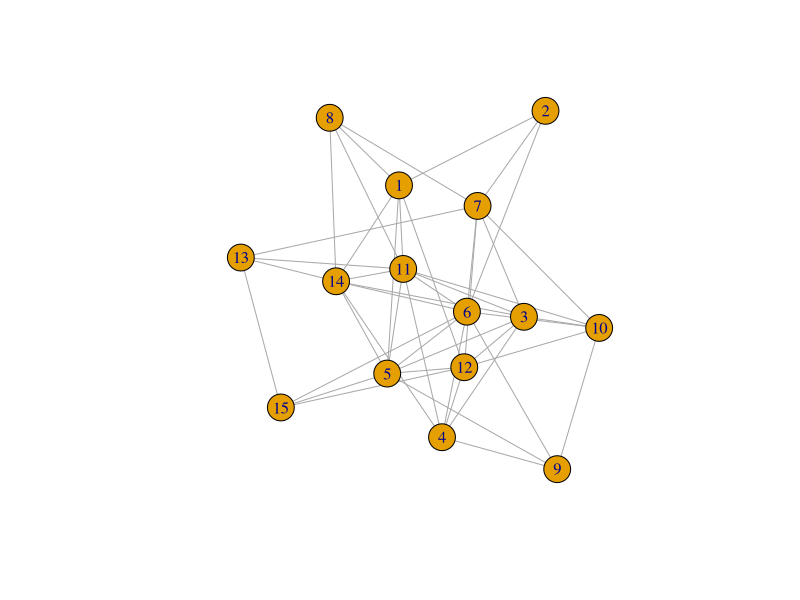
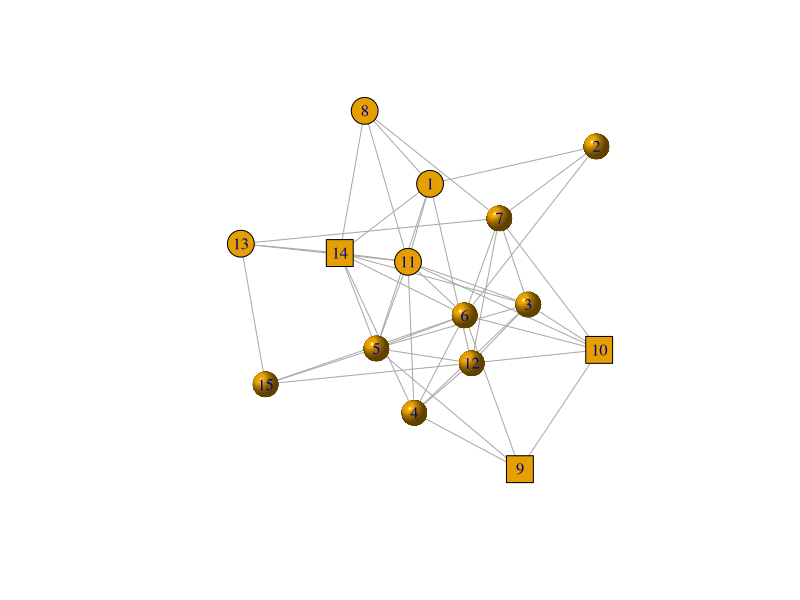
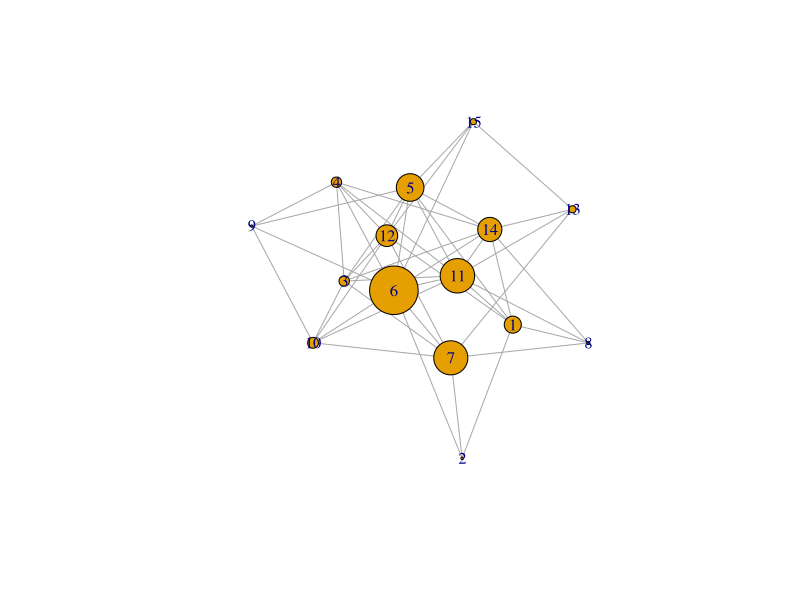
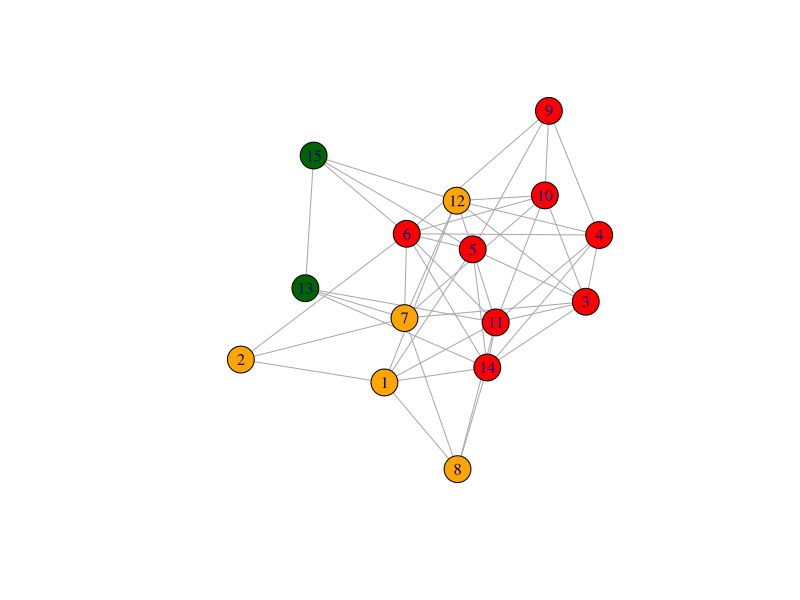
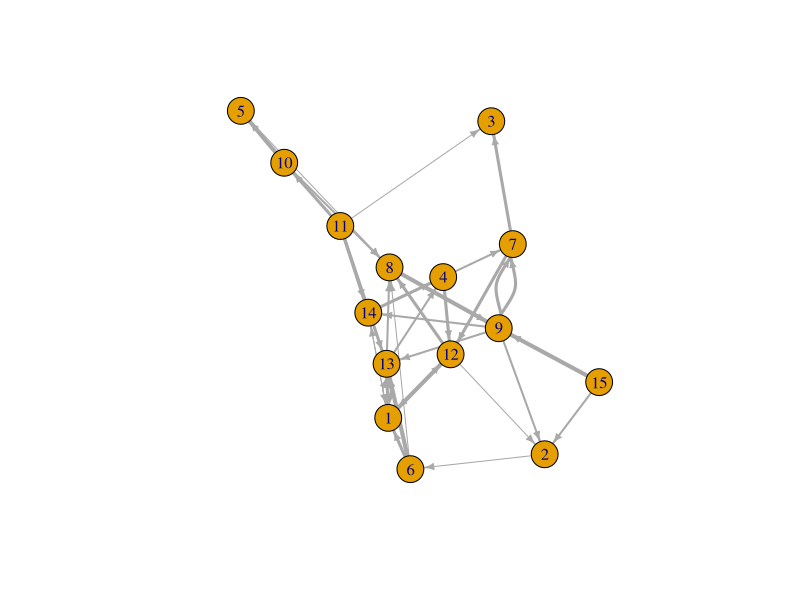
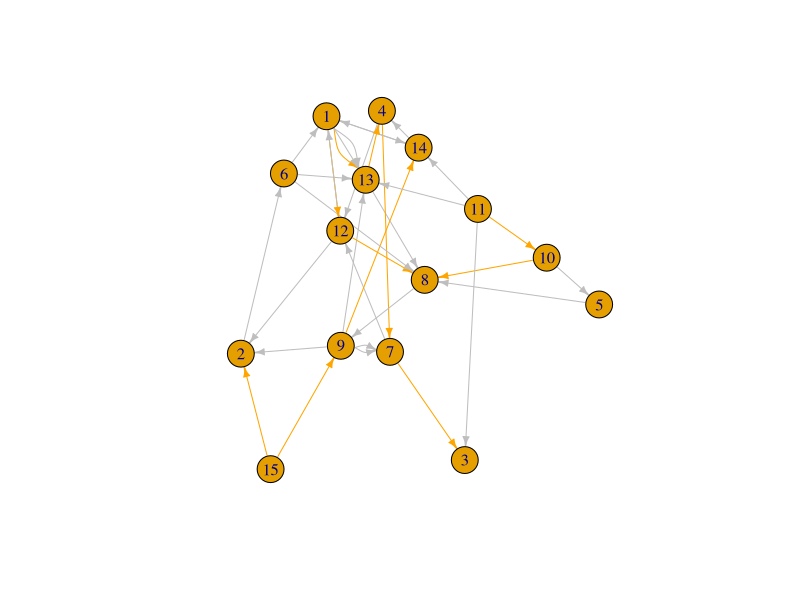
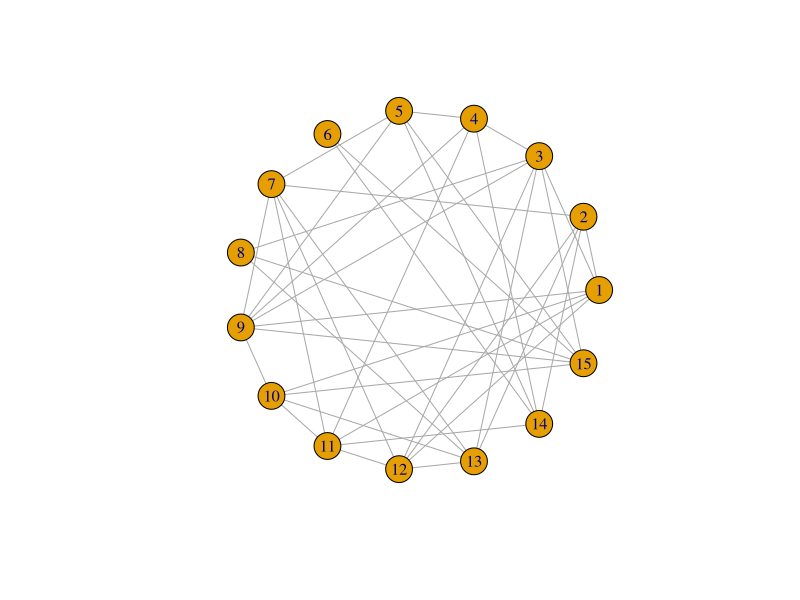
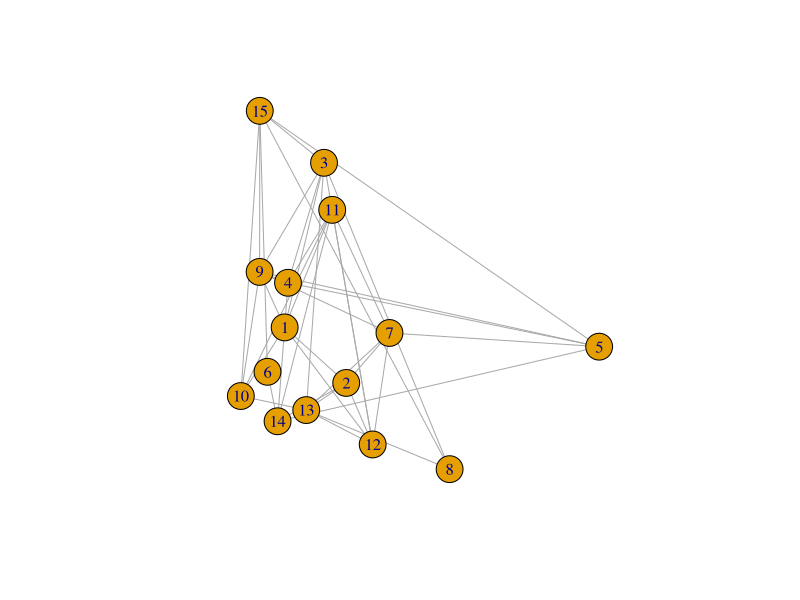

These charts were generated, in order, by the following R code:
## ---- chunk 1
library(igraph)
library(tidyverse)
## ---- chunk 2
#G = graph_from_data_frame(read.csv('../one_k_redittors.csv'))
G = random.graph.game(15, .4)
plot(G)
## ---- chunk 3
V(G)$shape = sample(c('square', 'circle','sphere'), size = gorder(G), replace = T)
plot(G)
ages = c('18-25', '26-34', '34-50')
## ---- chunk 4
V(G)$shape = 'circle'
plot(G, vertex.size = betweenness(G) * 2.5)
## ---- chunk 5

community = membership(fastgreedy.community(G))
colors = c('red', 'orange', 'darkgreen')
V(G)$color = colors[community]
plot(G)
## ---- chunk 6

make_edges = function(from, nodes = 15){
  x = 1:nodes
  x = x[x != from]
  to = sample(x, 1)
}

from = sample(1:15, size = 35, replace = T)
to = map_int(from, make_edges)
G = graph_from_edgelist(cbind(from,to))
E(G)$weight = sample(1:4, size = ecount(G), replace = T)
E(G)$type = sample(c(T,F), size=ecount(G), replace = T)
E(G)$arrow.size=.5

plot(G, edge.width = E(G)$weight)
## ---- chunk 7
colors = c('gray', 'orange')
E(G)$color = colors[E(G)$type + 1]

plot(G)
## ---- chunk 8
G = random.graph.game(15, .4)
plot(G, layout = layout_in_circle(G))
plot(G, layout = layout_randomly)
plot(G, layout = layout_as_star)
plot(G)
plot(G, layout = layout_on_grid)
plot(G, layout = layout_with_lgl)
